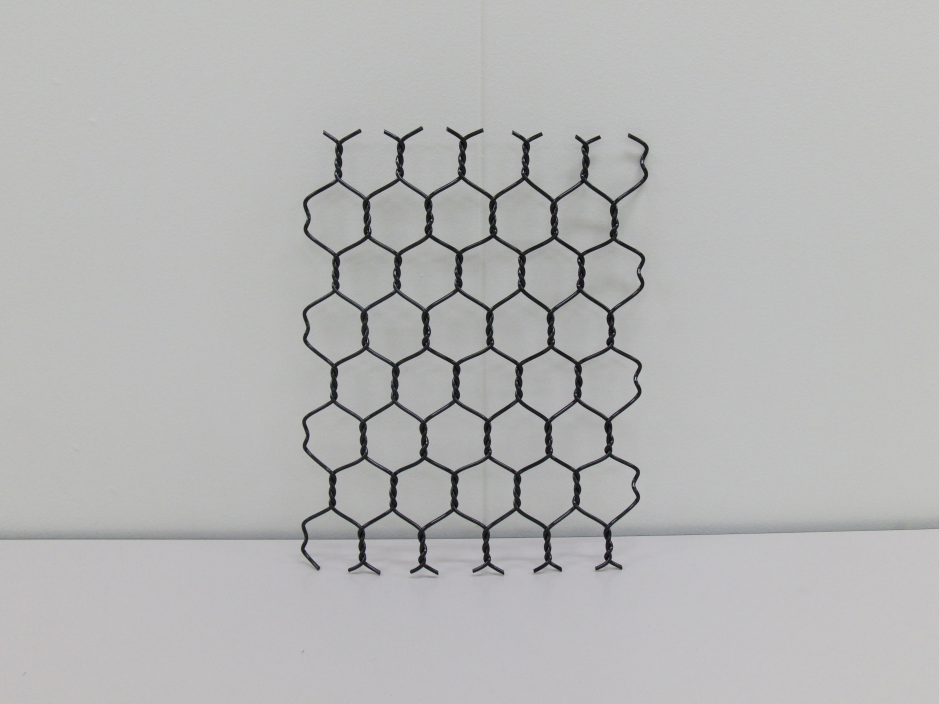
#> input picture python/images/netmodel_wall_10/CIMG4200.JPG, 2816 x 2112 px, found by its file name (shown at 1/3 size)
$ python colorExtraction.py
#> lines starting #> are read from the running program, lines starting #| are printed output that depends on the picture; after the words box and inside, x2 and y2 are one past the last pixel; in counts of white or black regions, pixels touching at a corner belong together
import numpy as np
import cv2
from time import sleep

# メイン関数
def main():
    image = cv2.imread("./images/netmodel_wall_10/CIMG4200.jpg") # ファイル読み込み
#> image is the input picture: shape (2112, 2816, 3); mean B, G, R 181.5, 181.7, 181.5

    # BGRでの色抽出
    bgrLower = np.array([0, 0, 0])    # 抽出する色の下限
    bgrUpper = np.array([100, 100, 100])    # 抽出する色の上限
    bgrResult = bgrExtraction(image, bgrLower, bgrUpper)
    cv2.namedWindow("BGR_test1",cv2.WINDOW_NORMAL)
    cv2.resizeWindow("BGR_test1",320,240)
    cv2.imshow('BGR_test1', bgrResult)
    sleep(1)

    # HSVでの色抽出
    hsvLower = np.array([0, 0, 0])    # 抽出する色の下限
    hsvUpper = np.array([255, 200, 140])    # 抽出する色の上限
    hsvResult = hsvExtraction(image, hsvLower, hsvUpper)
    cv2.namedWindow("HSV_test1",cv2.WINDOW_NORMAL)
    cv2.resizeWindow("HSV_test1",320,240)
    out = cv2.cvtColor(hsvResult, cv2.COLOR_HSV2BGR)
    cv2.imshow('HSV_test1', out)
    sleep(1)

    while True:
        # キー入力を1ms待って、keyが「q」だったらbreak
        key = cv2.waitKey(1)&0xff
        if key == ord('q'):
            break

    cv2.destroyAllWindows()


# BGRで特定の色を抽出する関数
def bgrExtraction(image, bgrLower, bgrUpper):
    img_mask = cv2.inRange(image, bgrLower, bgrUpper) # BGRからマスクを作成
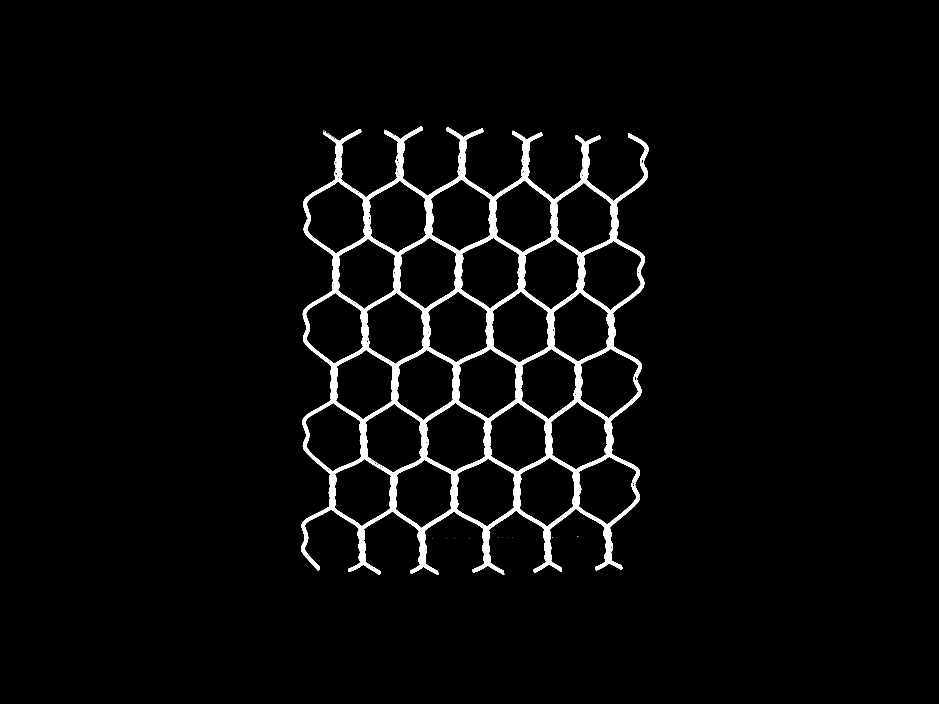
#> img_mask: shape (2112, 2816) (shown at 1/3 size); 3.1% white; 22 white regions (19 under 20 px), largest, box (x1, y1, x2, y2) and area: (903, 379, 1946, 1725) 185177, (1153, 389, 1181, 404) 50, (1058, 564, 1086, 583) 46
    result = cv2.bitwise_and(image, image, mask=img_mask) # 元画像とマスクを合成
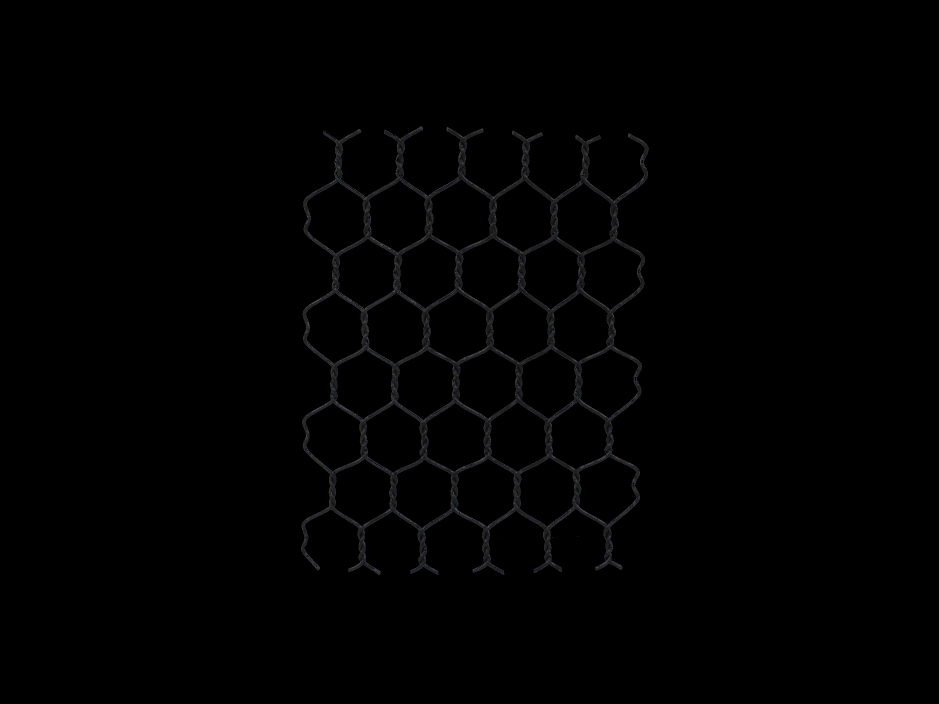
#> result: shape (2112, 2816, 3) (shown at 1/3 size); mean B, G, R 1.4, 1.3, 1.3
    return result

# HSVで特定の色を抽出する関数
def hsvExtraction(image, hsvLower, hsvUpper):
    hsv = cv2.cvtColor(image, cv2.COLOR_BGR2HSV) # 画像をHSVに変換
#> hsv: shape (2112, 2816, 3); mean H, S, V 62.6, 3.8, 182.6
    hsv_mask = cv2.inRange(hsv, hsvLower, hsvUpper)    # HSVからマスクを作成
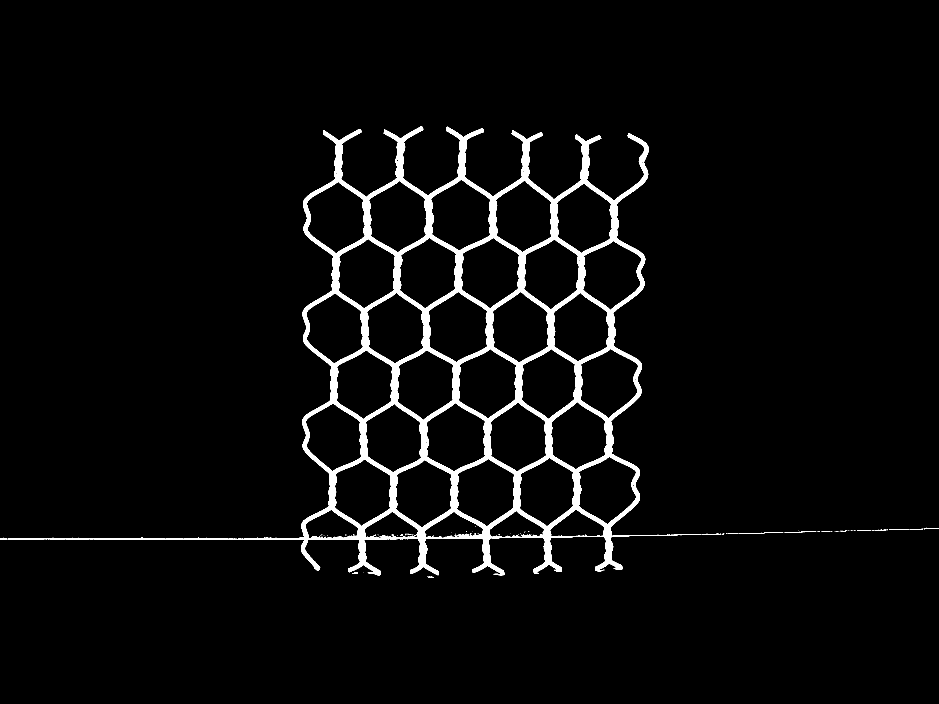
#> hsv_mask: shape (2112, 2816) (shown at 1/3 size); 3.7% white; 96 white regions (78 under 20 px), largest, box (x1, y1, x2, y2) and area: (24, 379, 2104, 1728) 215842, (2236, 1597, 2349, 1601) 160, (2353, 1594, 2449, 1598) 126
    result = cv2.bitwise_and(image, image, mask=hsv_mask) # 元画像とマスクを合成
    return result


if __name__ == '__main__':
    main()
#> (key q is pressed here)

$ run again, with python/images/netmodel_wall_10/CIMG4196.JPG copied over python/images/netmodel_wall_10/CIMG4200.JPG
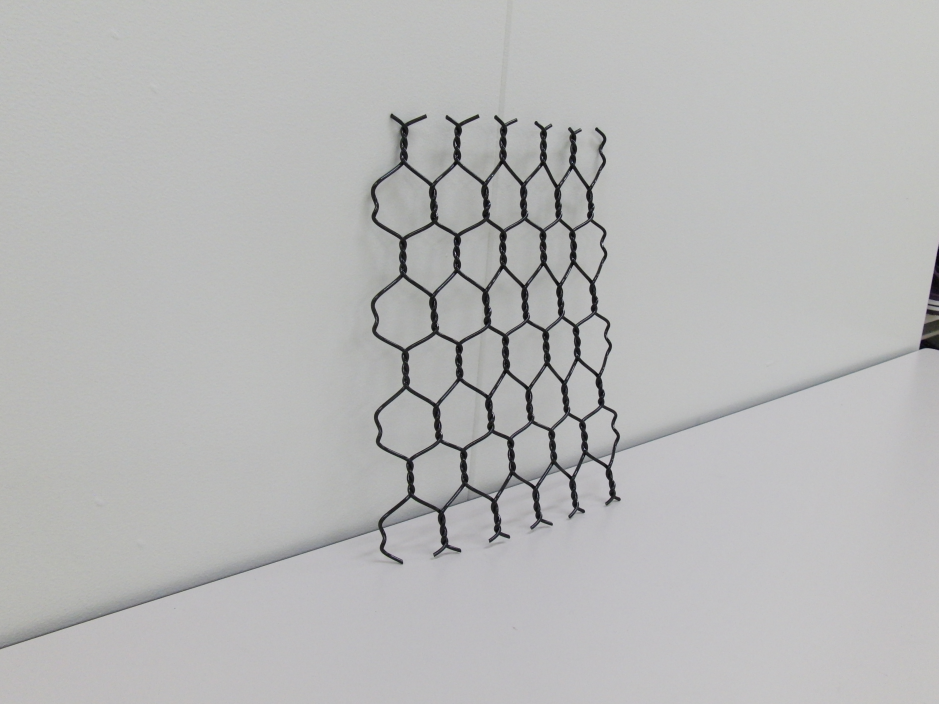
#> input picture python/images/netmodel_wall_10/CIMG4196.JPG, 2816 x 2112 px, found by its file name (shown at 1/3 size)
#> in main, image is the input picture: shape (2112, 2816, 3); mean B, G, R 183.4, 183.6, 183.4
#> in bgrExtraction, `img_mask = cv2.inRange(image, bgrLower, bgrUpper)`:
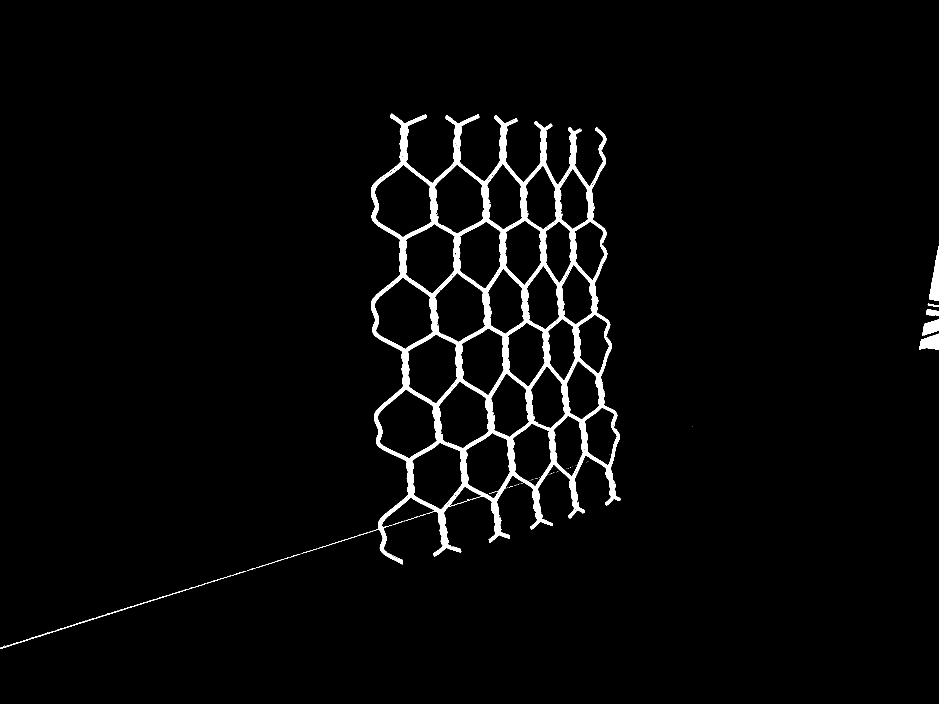
#> img_mask: shape (2112, 2816) (shown at 1/3 size); 2.6% white; 79 white regions (58 under 20 px), largest, box (x1, y1, x2, y2) and area: (1113, 341, 1862, 1693) 147850, (2787, 739, 2816, 903) 2461, (2758, 1001, 2816, 1050) 1983
#> hsv: shape (2112, 2816, 3); mean H, S, V 64.8, 3.7, 184.6
#> in hsvExtraction, `hsv_mask = cv2.inRange(hsv, hsvLower, hsvUpper)`:
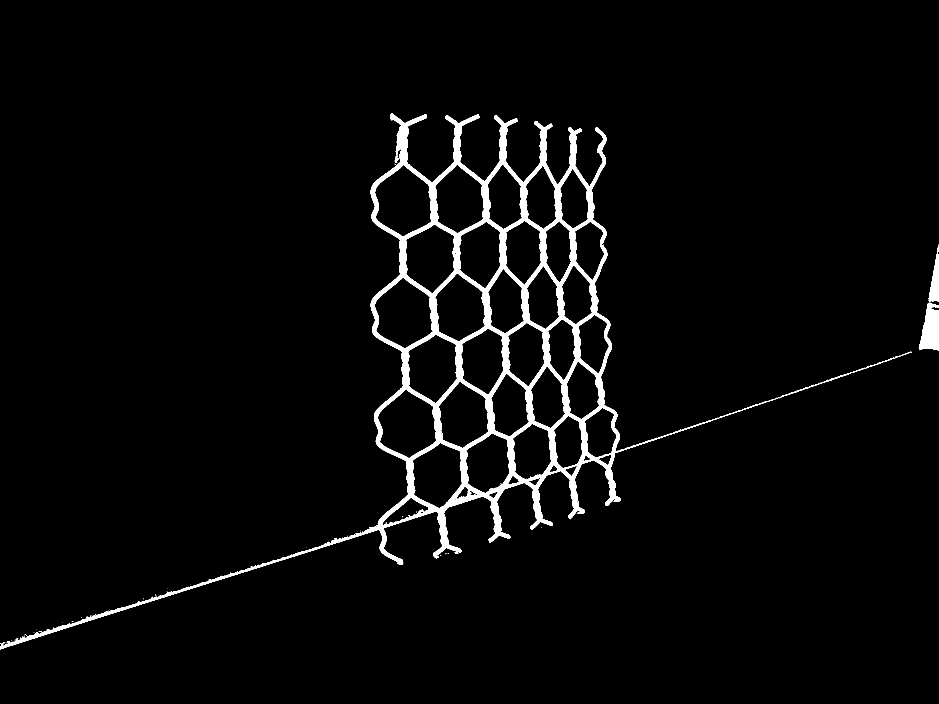
#> hsv_mask: shape (2112, 2816) (shown at 1/3 size); 3.2% white; 75 white regions (65 under 20 px), largest, box (x1, y1, x2, y2) and area: (0, 340, 2198, 1948) 181939, (2756, 910, 2816, 1051) 5897, (2786, 734, 2816, 908) 2599

$ run again, with python/images/netmodel_wall_10/CIMG4197.JPG copied over python/images/netmodel_wall_10/CIMG4200.JPG
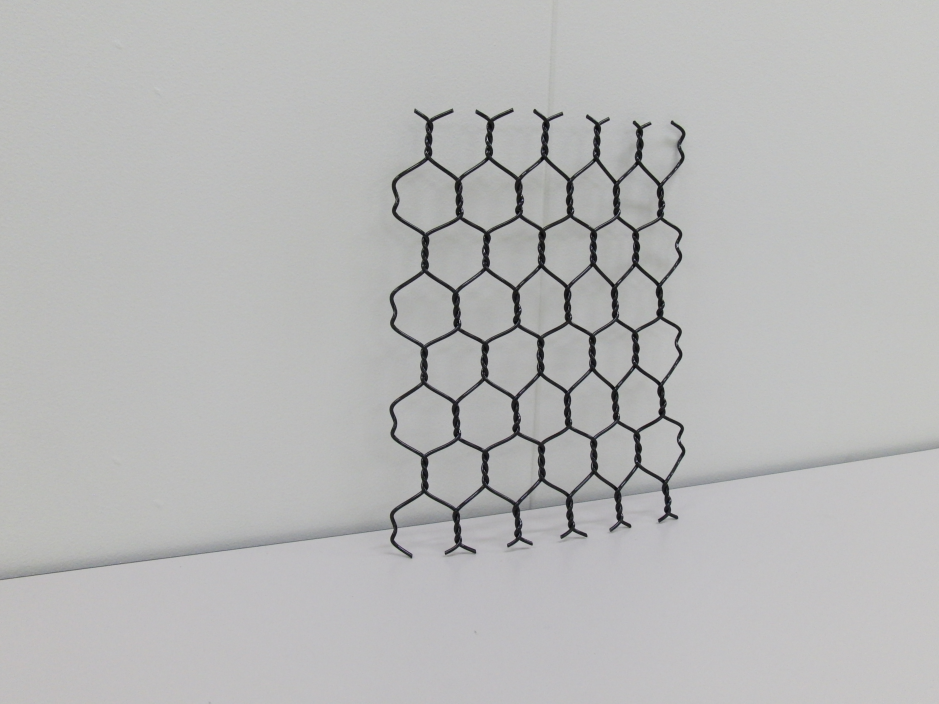
#> input picture python/images/netmodel_wall_10/CIMG4197.JPG, 2816 x 2112 px, found by its file name (shown at 1/3 size)
#> in main, image is the input picture: shape (2112, 2816, 3); mean B, G, R 183.5, 183.7, 183.6
#> in bgrExtraction, `img_mask = cv2.inRange(image, bgrLower, bgrUpper)`:
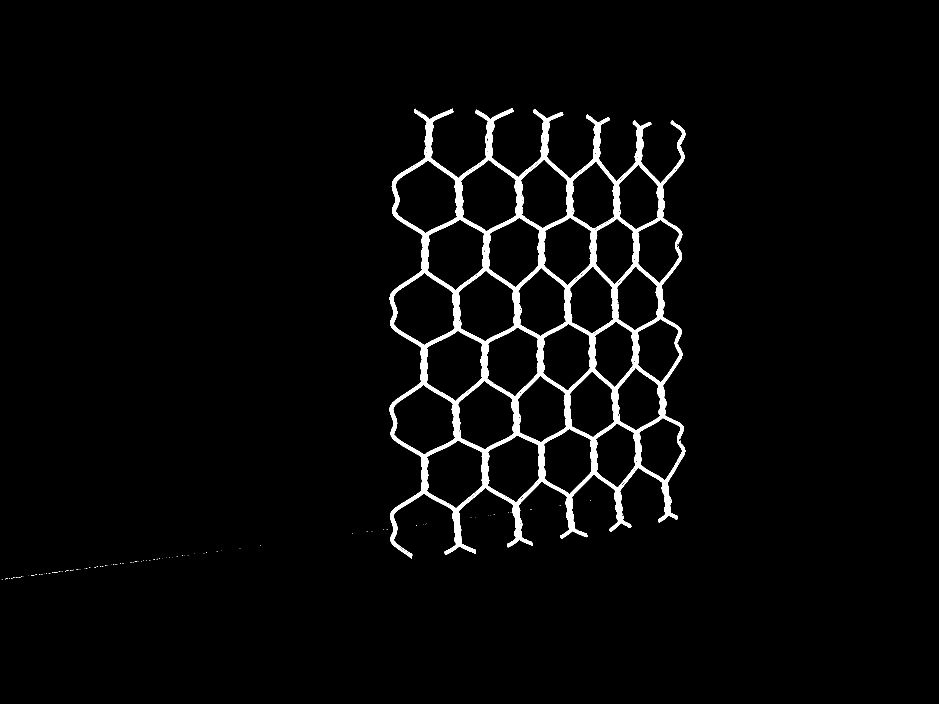
#> img_mask: shape (2112, 2816) (shown at 1/3 size); 2.8% white; 106 white regions (105 under 20 px), largest, box (x1, y1, x2, y2) and area: (1169, 324, 2056, 1675) 164363
#> hsv: shape (2112, 2816, 3); mean H, S, V 62.4, 3.5, 184.6
#> in hsvExtraction, `hsv_mask = cv2.inRange(hsv, hsvLower, hsvUpper)`:
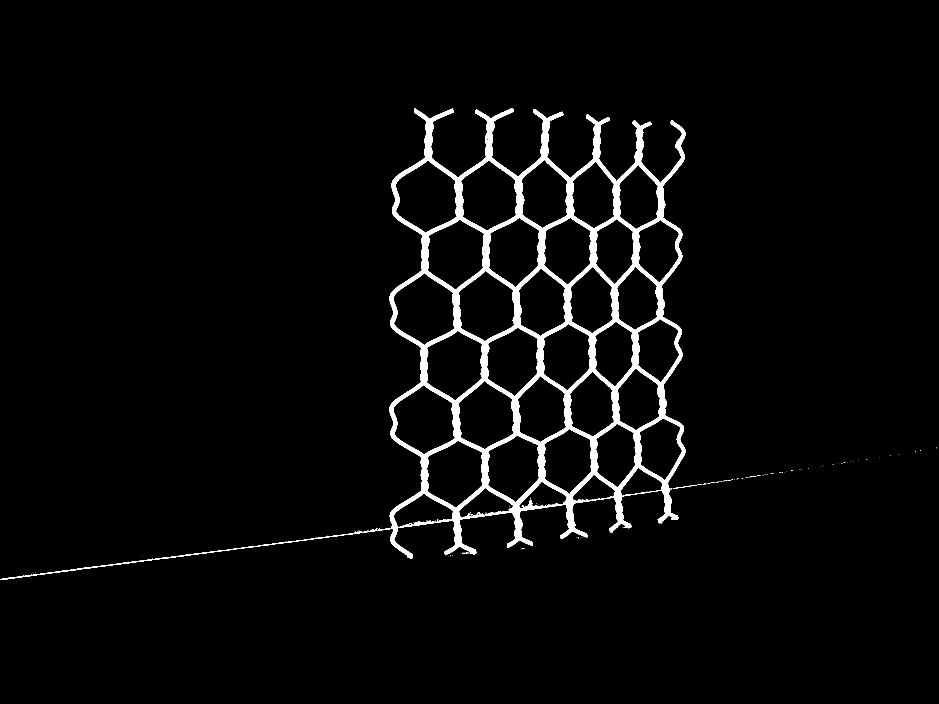
#> hsv_mask: shape (2112, 2816) (shown at 1/3 size); 3.2% white; 97 white regions (93 under 20 px), largest, box (x1, y1, x2, y2) and area: (0, 324, 2057, 1740) 192443, (2019, 1456, 2081, 1467) 106, (2249, 1429, 2268, 1432) 20, (1387, 1658, 1397, 1661) 20
